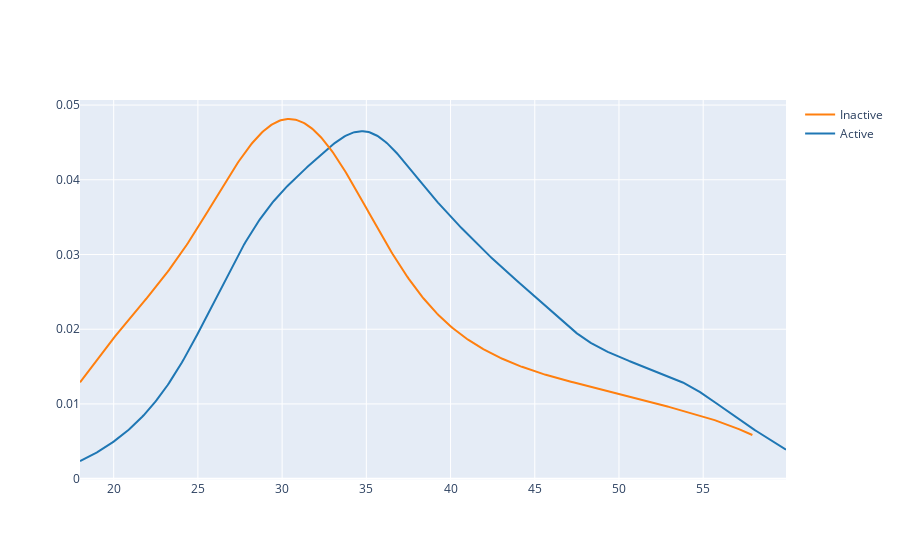

The notebook cell saved with this chart:
### Code cell
x1 = df_human_resources.loc[df_human_resources['Attrition'] == 'No', 'Age']
x2 = df_human_resources.loc[df_human_resources['Attrition'] == 'Yes', 'Age']

hist_data = [x1, x2]
group_labels = ['Active', 'Inactive']

fig = ff.create_distplot(hist_data, group_labels, curve_type = 'kde', show_hist = False, show_rug = False)
iplot(fig)

# fig['Layout'].update(title = 'Age Distritbuion by Attrition')
# fig['Layout'].update(xaxis = dict(range=[10, 60], dticks = 5))

# py.iplot(fig, filename = 'Distplot with Multiple Datasets')

### Figure 1 — Plotly figure (JSON) as saved in the notebook; plotly's stock layout.template omitted (floating-point values rounded to 4 significant figures; data arrays with more than 128 entries replaced by an {"elided": "..."} marker saying what was removed)
{"data": [{"legendgroup": "Active", "marker": {"color": "rgb(31, 119, 180)"}, "mode": "lines", "name": "Active", "showlegend": true, "type": "scatter", "x": {"elided": "500 float values"}, "xaxis": "x", "y": {"elided": "500 float values"}, "yaxis": "y"}, {"legendgroup": "Inactive", "marker": {"color": "rgb(255, 127, 14)"}, "mode": "lines", "name": "Inactive", "showlegend": true, "type": "scatter", "x": {"elided": "500 float values"}, "xaxis": "x", "y": {"elided": "500 float values"}, "yaxis": "y"}], "layout": {"barmode": "overlay", "hovermode": "closest", "legend": {"traceorder": "reversed"}, "xaxis": {"anchor": "y2", "domain": [0, 1], "zeroline": false}, "yaxis": {"anchor": "free", "domain": [0, 1], "position": 0}}}
